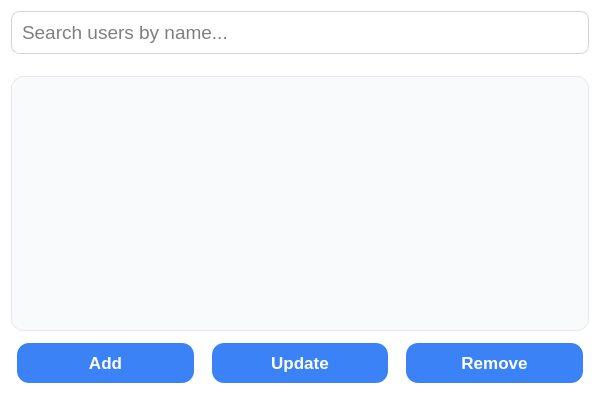
<?xml version="1.0" encoding="UTF-8"?>
<!--
UserManager.ui - UI for managing users
Clean, modern UI with white background, rounded corners, subtle shadows
Includes search bar, user list, and buttons for add/update/remove
Ample padding and readable typography with Poppins font
-->
<ui version="4.0">
 <class>UserManagerWidget</class>
 <widget class="QWidget" name="UserManagerWidget">
  <property name="geometry">
   <rect>
    <x>0</x>
    <y>0</y>
    <width>600</width>
    <height>400</height>
   </rect>
  </property>
  <property name="styleSheet">
   <string>
    QWidget {
      background: #ffffff;
      border-radius: 14px;
      box-shadow: 0 8px 20px rgba(0, 0, 0, 0.08);
      font-family: 'Poppins', sans-serif;
      padding: 20px;
    }
    QLineEdit#searchLineEdit {
      padding: 8px;
      font-size: 14pt;
      border: 1px solid #d1d5db;
      border-radius: 8px;
      margin-bottom: 16px;
    }
    QListWidget#userListWidget {
      border: 1px solid #e5e7eb;
      border-radius: 12px;
      font-size: 13pt;
      color: #374151;
      background: #f9fafb;
      padding: 8px;
    }
    QPushButton {
      background-color: #3b82f6;
      color: white;
      padding: 10px 20px;
      border-radius: 12px;
      font-weight: 600;
      font-size: 13pt;
      margin: 6px;
      border: none;
    }
    QPushButton:hover {
      background-color: #2563eb;
    }
   </string>
  </property>
  <layout class="QVBoxLayout" name="verticalLayout">
    <item>
      <widget class="QLineEdit" name="searchLineEdit">
        <property name="placeholderText">
          <string>Search users by name...</string>
        </property>
      </widget>
    </item>
    <item>
      <widget class="QListWidget" name="userListWidget"/>
    </item>
    <item>
      <layout class="QHBoxLayout" name="buttonLayout">
        <item>
          <widget class="QPushButton" name="addUserButton">
            <property name="text">
              <string>Add</string>
            </property>
          </widget>
        </item>
        <item>
          <widget class="QPushButton" name="updateUserButton">
            <property name="text">
              <string>Update</string>
            </property>
          </widget>
        </item>
        <item>
          <widget class="QPushButton" name="removeUserButton">
            <property name="text">
              <string>Remove</string>
            </property>
          </widget>
        </item>
      </layout>
    </item>
  </layout>
 </widget>
 <resources/>
 <connections/>
</ui>
